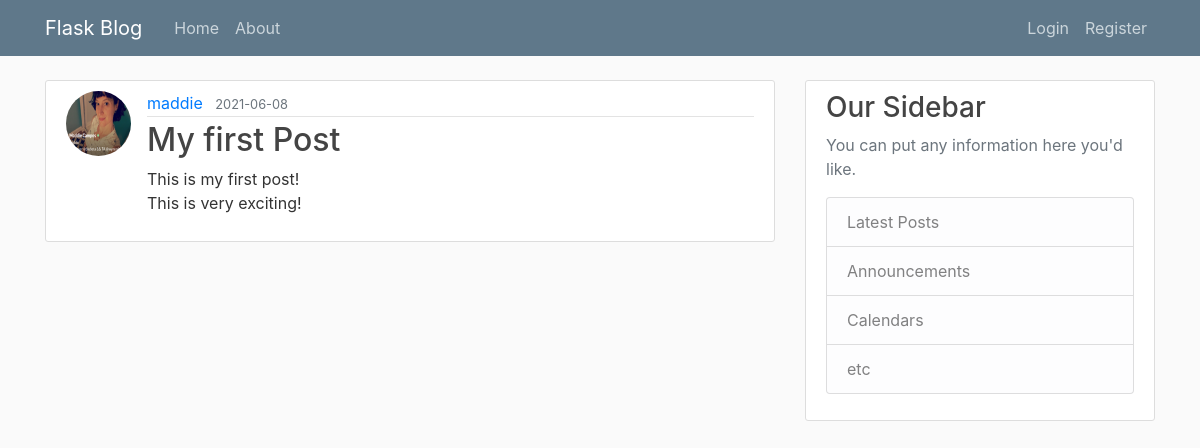
/post/1, run on an earlier commit of the app's database.
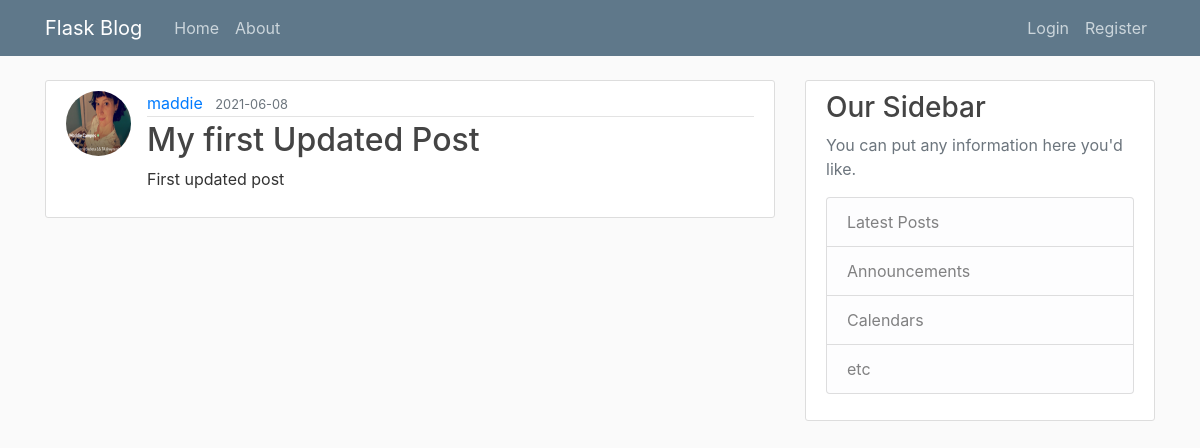
And on a later commit of the database.
### flaskblog/models.py (models this page shows, shortened)
class Post(db.Model):
    id = db.Column(db.Integer, primary_key=True)
    title = db.Column(db.String(100), nullable=False)
    date_posted = db.Column(db.DateTime, nullable=False, default=datetime.utcnow)
    content = db.Column(db.Text, nullable=False)
    user_id = db.Column(db.Integer, db.ForeignKey('user.id'), nullable=False)

### flaskblog/routes.py (the view)
@app.route('/post/<int:post_id>')
def post(post_id):
    post = Post.query.get_or_404(post_id)
    return render_template('post.html', title=post.title, post=post)

### flaskblog/templates/post.html
{% extends "layout.html" %}
{% block content %}
    <article class="media content-section">
      <img class="rounded-circle article-img" src="{{ url_for('static', filename='profile_pics/' + post.author.image_file)}}">
      <div class="media-body">
        <div class="article-metadata">
          <a class="mr-2" href="#">{{ post.author.username }}</a>
          <small class="text-muted">{{ post.date_posted.strftime('%Y-%m-%d') }}</small>
        </div>
        <h2><a class="article-title" href="{{ url_for('post', post_id=post.id) }}">{{ post.title }}</a></h2>
        <p class="article-content">{{ post.content }}</p>
      </div>
    </article>
{% endblock content %}

What changed in the data, as far as the page shows it:
changed Post: title "My first Post" → "My first Updated Post"; content "This is my first post! This is very exciting!" → "First updated post"
